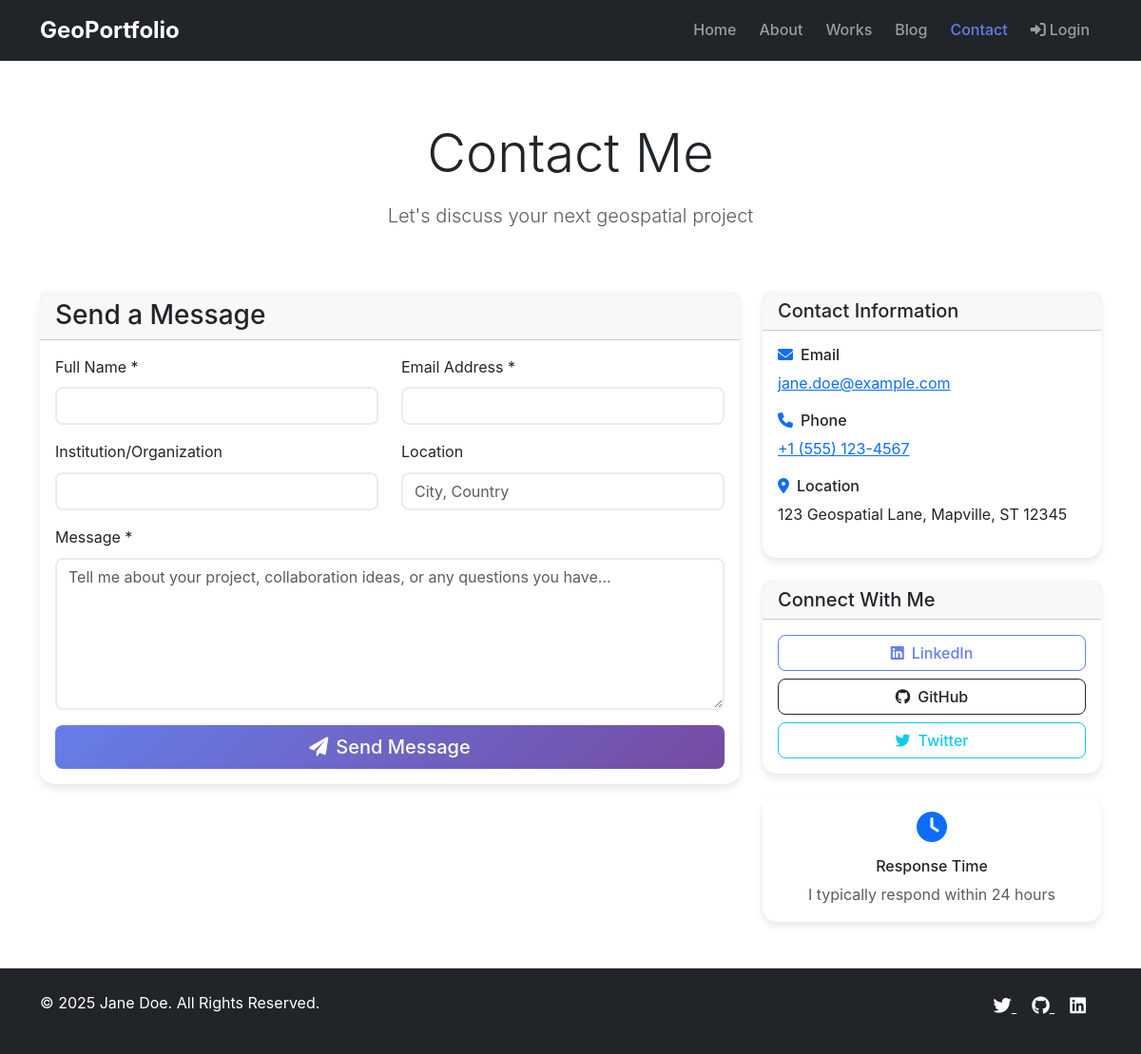
The page /contact.php on the database its author committed.
### tables this page shows
CREATE TABLE site_settings (
    id INT AUTO_INCREMENT PRIMARY KEY,
    setting_key VARCHAR(100) UNIQUE NOT NULL,
    setting_value TEXT,
    created_at TIMESTAMP DEFAULT CURRENT_TIMESTAMP,
    updated_at TIMESTAMP DEFAULT CURRENT_TIMESTAMP ON UPDATE CURRENT_TIMESTAMP
);

CREATE TABLE contact_info (
    id INT AUTO_INCREMENT PRIMARY KEY,
    email VARCHAR(255) NOT NULL,
    phone VARCHAR(50),
    address TEXT,
    created_at TIMESTAMP DEFAULT CURRENT_TIMESTAMP,
    updated_at TIMESTAMP DEFAULT CURRENT_TIMESTAMP ON UPDATE CURRENT_TIMESTAMP
);

### includes/functions.php (called while the page is built, shortened)
<?php
function getSiteSetting($key, $default = '') {
    $db = getDB();
    $stmt = $db->prepare("SELECT setting_value FROM site_settings WHERE setting_key = ?");
    $stmt->execute([$key]);
    $result = $stmt->fetch();
    return $result ? $result['setting_value'] : $default;
}
function getContactInfo() {
    $db = getDB();
    $stmt = $db->query("SELECT * FROM contact_info ORDER BY id DESC LIMIT 1");
    return $stmt->fetch() ?: ['email' => '', 'phone' => '', 'address' => ''];
}
?>

### config/database.php (called while the page is built, shortened)
<?php
class Database {
    private static $instance = null;
    private $connection;
    private $host = 'localhost';
    private $database = 'geoportfolio_pro';
    private $username = 'root';
    private $password = '';
    private $charset = 'utf8mb4';
    private function __construct() {
        $dsn = "mysql:host={$this->host};dbname={$this->database};charset={$this->charset}";
        $options = [
            PDO::ATTR_ERRMODE => PDO::ERRMODE_EXCEPTION,
            PDO::ATTR_DEFAULT_FETCH_MODE => PDO::FETCH_ASSOC,
            PDO::ATTR_EMULATE_PREPARES => false,
        ];
        try {
            $this->connection = new PDO($dsn, $this->username, $this->password, $options);
        } catch (PDOException $e) {
            throw new PDOException($e->getMessage(), (int)$e->getCode());
        }
    }
    public static function getInstance() {
        if (self::$instance === null) {
            self::$instance = new self();
        }
        return self::$instance;
    }
    public function getConnection() {
        return $this->connection;
    }
}
function getDB() {
    return Database::getInstance()->getConnection();
}
?>

### includes/auth.php (called while the page is built, shortened)
<?php
class Auth {
    public function isLoggedIn() {
        return isset($_SESSION['user_id']);
    }
}
$auth = new Auth();
function isLoggedIn() {
    global $auth;
    return $auth->isLoggedIn();
}
?>

### contact.php (the view, shortened to what this page needs)
<?php
require_once 'config/database.php';
require_once 'includes/auth.php';
require_once 'includes/functions.php';
$contactInfo = getContactInfo();
?>
<!DOCTYPE html>
<html lang="en">
<head>
    <link href="https://cdn.jsdelivr.net/npm/bootstrap@5.3.0/dist/css/bootstrap.min.css" rel="stylesheet">
    <link href="https://cdnjs.cloudflare.com/ajax/libs/font-awesome/6.0.0/css/all.min.css" rel="stylesheet">
    <link href="assets/css/style.css" rel="stylesheet">
</head>
<body>
    <?php include 'templates/navbar.php'; ?>
    <div class="container py-5" style="margin-top: 80px;">
        <div class="row mb-5">
            <div class="col-12 text-center">
                <h1 class="display-4 mb-3">Contact Me</h1>
                <p class="lead text-muted">Let's discuss your next geospatial project</p>
            </div>
        </div>
        <div class="row">
            <div class="col-lg-8 mb-4">
                <div class="card shadow">
                    <div class="card-header">
                        <h3 class="mb-0">Send a Message</h3>
                    </div>
                    <div class="card-body">
                        <form method="POST" action="">
                            <div class="row">
                                <div class="col-md-6 mb-3">
                                    <label for="name" class="form-label">Full Name *</label>
                                    <input type="text" class="form-control" id="name" name="name"
                                           value="<?php echo htmlspecialchars($name ?? ''); ?>" required>
                                </div>
                                <div class="col-md-6 mb-3">
                                    <label for="email" class="form-label">Email Address *</label>
                                    <input type="email" class="form-control" id="email" name="email"
                                           value="<?php echo htmlspecialchars($email ?? ''); ?>" required>
                                </div>
                            </div>
                            <div class="row">
                                <div class="col-md-6 mb-3">
                                    <label for="institution" class="form-label">Institution/Organization</label>
                                    <input type="text" class="form-control" id="institution" name="institution"
                                           value="<?php echo htmlspecialchars($institution ?? ''); ?>">
                                </div>
                                <div class="col-md-6 mb-3">
                                    <label for="address" class="form-label">Location</label>
                                    <input type="text" class="form-control" id="address" name="address"
                                           value="<?php echo htmlspecialchars($address ?? ''); ?>"
                                           placeholder="City, Country">
                                </div>
                            </div>
                            <div class="mb-3">
                                <label for="message" class="form-label">Message *</label>
                                <textarea class="form-control" id="message" name="message" rows="6"
                                          placeholder="Tell me about your project, collaboration ideas, or any questions you have..."
                                          required><?php echo htmlspecialchars($message ?? ''); ?></textarea>
                            </div>
                            <div class="d-grid">
                                <button type="submit" class="btn btn-primary btn-lg">
                                    <i class="fas fa-paper-plane me-2"></i>Send Message
                                </button>
                            </div>
                        </form>
                    </div>
                </div>
            </div>
            <div class="col-lg-4">
                <div class="card shadow mb-4">
                    <div class="card-header">
                        <h5 class="mb-0">Contact Information</h5>
                    </div>
                    <div class="card-body">
                        <?php if ($contactInfo['email']): ?>
                            <div class="mb-3">
                                <h6><i class="fas fa-envelope text-primary me-2"></i>Email</h6>
                                <p class="mb-0">
                                    <a href="mailto:<?php echo htmlspecialchars($contactInfo['email']); ?>">
                                        <?php echo htmlspecialchars($contactInfo['email']); ?>
                                    </a>
                                </p>
                            </div>
                        <?php endif; ?>
                        <?php if ($contactInfo['phone']): ?>
                            <div class="mb-3">
                                <h6><i class="fas fa-phone text-primary me-2"></i>Phone</h6>
                                <p class="mb-0">
                                    <a href="tel:<?php echo htmlspecialchars($contactInfo['phone']); ?>">
                                        <?php echo htmlspecialchars($contactInfo['phone']); ?>
                                    </a>
                                </p>
                            </div>
                        <?php endif; ?>
                        <?php if ($contactInfo['address']): ?>
                            <div class="mb-3">
                                <h6><i class="fas fa-map-marker-alt text-primary me-2"></i>Location</h6>
                                <p class="mb-0"><?php echo nl2br(htmlspecialchars($contactInfo['address'])); ?></p>
                            </div>
                        <?php endif; ?>
                    </div>
                </div>
                <div class="card shadow mb-4">
                    <div class="card-header">
                        <h5 class="mb-0">Connect With Me</h5>
                    </div>
                    <div class="card-body">
                        <div class="d-flex flex-column gap-2">
                            <?php if (getSiteSetting('linkedin_url')): ?>
                                <a href="<?php echo getSiteSetting('linkedin_url'); ?>"
                                   class="btn btn-outline-primary" target="_blank">
                                    <i class="fab fa-linkedin me-2"></i>LinkedIn
                                </a>
                            <?php endif; ?>
                            <?php if (getSiteSetting('github_url')): ?>
                                <a href="<?php echo getSiteSetting('github_url'); ?>"
                                   class="btn btn-outline-dark" target="_blank">
                                    <i class="fab fa-github me-2"></i>GitHub
                                </a>
                            <?php endif; ?>
                            <?php if (getSiteSetting('twitter_url')): ?>
                                <a href="<?php echo getSiteSetting('twitter_url'); ?>"
                                   class="btn btn-outline-info" target="_blank">
                                    <i class="fab fa-twitter me-2"></i>Twitter
                                </a>
                            <?php endif; ?>
                        </div>
                    </div>
                </div>
                <div class="card shadow">
                    <div class="card-body text-center">
                        <i class="fas fa-clock fa-2x text-primary mb-3"></i>
                        <h6>Response Time</h6>
                        <p class="text-muted mb-0">I typically respond within 24 hours</p>
                    </div>
                </div>
            </div>
        </div>
    </div>
    <?php include 'templates/footer.php'; ?>
</body>
</html>

### templates/navbar.php (shortened to what this page needs)
<nav class="navbar navbar-expand-lg navbar-dark bg-dark fixed-top">
    <div class="container">
        <a class="navbar-brand fw-bold" href="index.php"><?php echo htmlspecialchars(getSiteSetting('site_title', 'GeoPortfolio')); ?></a>
        <div class="collapse navbar-collapse" id="navbarNav">
            <ul class="navbar-nav ms-auto">
                <li class="nav-item">
                    <a class="nav-link <?php echo basename($_SERVER['PHP_SELF']) === 'index.php' ? 'active' : ''; ?>" href="index.php">Home</a>
                </li>
                <li class="nav-item">
                    <a class="nav-link <?php echo basename($_SERVER['PHP_SELF']) === 'about.php' ? 'active' : ''; ?>" href="about.php">About</a>
                </li>
                <li class="nav-item">
                    <a class="nav-link <?php echo basename($_SERVER['PHP_SELF']) === 'works.php' ? 'active' : ''; ?>" href="works.php">Works</a>
                </li>
                <li class="nav-item">
                    <a class="nav-link <?php echo basename($_SERVER['PHP_SELF']) === 'blog.php' ? 'active' : ''; ?>" href="blog.php">Blog</a>
                </li>
                <li class="nav-item">
                    <a class="nav-link <?php echo basename($_SERVER['PHP_SELF']) === 'contact.php' ? 'active' : ''; ?>" href="contact.php">Contact</a>
                </li>
                <?php if (isLoggedIn()): ?>
                    <li class="nav-item">
                        <a class="nav-link" href="admin/">
                            <i class="fas fa-cog me-1"></i>Admin
                        </a>
                    </li>
                    <li class="nav-item">
                        <a class="nav-link" href="logout.php">
                            <i class="fas fa-sign-out-alt me-1"></i>Logout
                        </a>
                    </li>
                <?php else: ?>
                    <li class="nav-item">
                        <a class="nav-link" href="login.php">
                            <i class="fas fa-sign-in-alt me-1"></i>Login
                        </a>
                    </li>
                <?php endif; ?>
            </ul>
        </div>
    </div>
</nav>

### templates/footer.php
<footer class="bg-dark text-white py-4">
    <div class="container">
        <div class="row">
            <div class="col-md-6">
                <p>&copy; <?php echo date('Y'); ?> <?php echo getSiteSetting('copyright_text', 'GeoPortfolio. All rights reserved.'); ?></p>
            </div>
            <div class="col-md-6 text-md-end">
                <div class="social-links">
                    <?php if (getSiteSetting('twitter_url')): ?>
                        <a href="<?php echo getSiteSetting('twitter_url'); ?>" class="text-white me-3" target="_blank">
                            <i class="fab fa-twitter"></i>
                        </a>
                    <?php endif; ?>
                    <?php if (getSiteSetting('github_url')): ?>
                        <a href="<?php echo getSiteSetting('github_url'); ?>" class="text-white me-3" target="_blank">
                            <i class="fab fa-github"></i>
                        </a>
                    <?php endif; ?>
                    <?php if (getSiteSetting('linkedin_url')): ?>
                        <a href="<?php echo getSiteSetting('linkedin_url'); ?>" class="text-white me-3" target="_blank">
                            <i class="fab fa-linkedin"></i>
                        </a>
                    <?php endif; ?>
                </div>
            </div>
        </div>
    </div>
</footer>

### assets/css/style.css (style rules this page uses)
:root { --primary-color: #667eea; --secondary-color: #764ba2; --dark-color: #343a40; --light-color: #f8f9fa; }
body { font-family: 'Inter', -apple-system, BlinkMacSystemFont, sans-serif; line-height: 1.6; }
.navbar-brand { font-size: 1.5rem; font-weight: 700; }
.navbar-nav .nav-link { font-weight: 500; margin: 0 0.25rem; transition: all 0.3s ease; }
.navbar-nav .nav-link.active { color: var(--primary-color) !important; }
.card { border: none; border-radius: 15px; transition: all 0.3s ease; }
.btn { border-radius: 8px; font-weight: 500; transition: all 0.3s ease; }
.btn-primary { background: linear-gradient(135deg, var(--primary-color) 0%, var(--secondary-color) 100%); border: none; }
.btn-outline-primary { color: var(--primary-color); border-color: var(--primary-color); }
footer { border-top: 1px solid #dee2e6; }
footer .social-links a { font-size: 1.2rem; transition: color 0.3s ease; }
.form-control, .form-select { border-radius: 8px; border: 2px solid #e9ecef; transition: all 0.3s ease; }
.shadow { box-shadow: 0 4px 8px rgba(0,0,0,0.1) !important; }

### rows shown on the page
site_settings: setting_value "GeoPortfolio"
contact_info: email "jane.doe@example.com", phone "+1 (555) 123-4567", address "123 Geospatial Lane, Mapville, ST 12345"
site_settings: setting_value "Jane Doe. All Rights Reserved."
